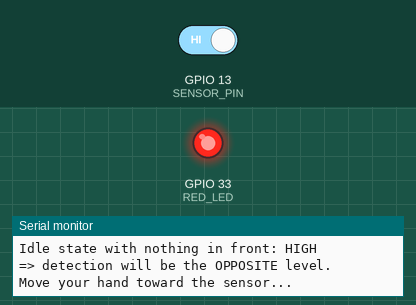
Recording of a sketch running on a simulated ESP32. On the bench: output pins drawn as LEDs (lit = HIGH), the last lines printed to the serial monitor. The inputs (shaded band) are chosen by the test bench; at power-on: GPIO 13 (SENSOR_PIN) HIGH.

Above: at 1.5 s.
1.6 s: GPIO 13 (SENSOR_PIN) driven LOW
At 2.8 s:
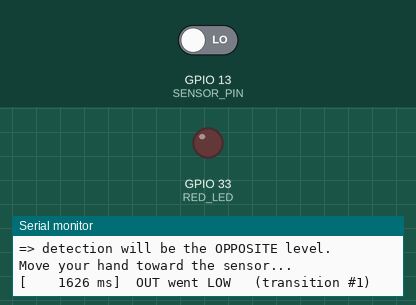
3.1 s: GPIO 13 (SENSOR_PIN) driven HIGH
At 4.0 s:
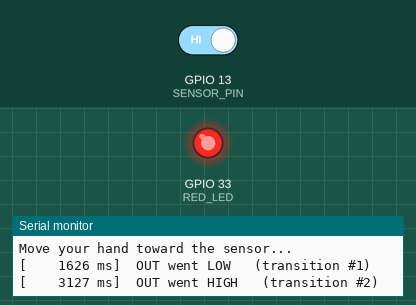
Timing chart, 0 to 6.1 s (numbered marks = the images above; inputs shaded):
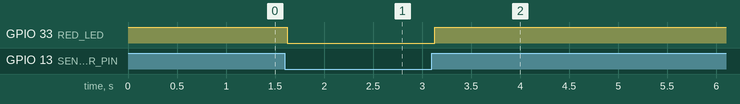

The sketch:

IR_Sensor_Test.ino
```cpp
/*
  IR_Sensor_Test.ino — MH "Flying-Fish" IR sensor test for ESP32-CAM (AI-Thinker)

  WIRING:
    VCC -> 5V (or 3.3V)     GND -> GND     OUT -> GPIO 13
    (4th pin "EN", if present: leave unconnected)

  These LM393 boards are usually ACTIVE-LOW (OUT goes LOW on detection),
  but variants differ — this sketch just reports every transition and its
  direction, so it identifies your board's polarity for you.

  CALIBRATION: turn the blue potentiometer to set the detection distance
  (~2-30 cm). The onboard LED on the sensor lights when it detects — use
  that as ground truth while tuning.
*/

#define SENSOR_PIN  13
#define RED_LED     33      // onboard red LED, active LOW

int last_state = -1;
uint32_t events = 0;

void setup() {
  Serial.begin(115200);
  pinMode(SENSOR_PIN, INPUT);
  pinMode(RED_LED, OUTPUT);
  digitalWrite(RED_LED, HIGH);   // off

  delay(300);
  int s = digitalRead(SENSOR_PIN);
  Serial.println();
  Serial.printf("Idle state with nothing in front: %s\n", s ? "HIGH" : "LOW");
  Serial.println("=> detection will be the OPPOSITE level.");
  Serial.println("Move your hand toward the sensor...");
  last_state = s;
}

void loop() {
  int state = digitalRead(SENSOR_PIN);
  if (state != last_state) {
    last_state = state;
    events++;
    Serial.printf("[%8lu ms]  OUT went %s   (transition #%lu)\n",
                  (unsigned long) millis(), state ? "HIGH" : "LOW",
                  (unsigned long) events);
    // mirror the sensor on the board LED: assume detection = LOW (typical)
    digitalWrite(RED_LED, state == LOW ? LOW : HIGH);
  }
  delay(30);
}
```

Measured:
- after the input at 1.6 s, GPIO 33 (RED_LED): HIGH → LOW at once
- after the input at 3.1 s, GPIO 33 (RED_LED): LOW → HIGH at once
